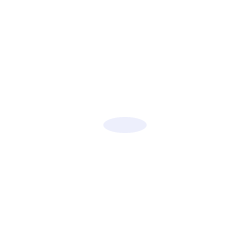
Frame 1 (no input)
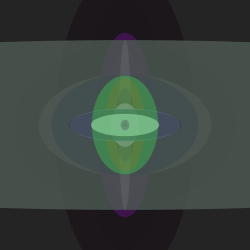
Frame 60 (the mouse pressed at the canvas centre just before this capture)
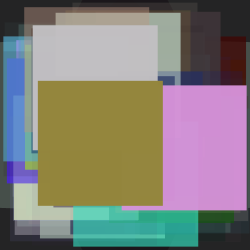
Frame 120 (the mouse held since frame 60 and released just before this capture)

The Processing sketch that drew these frames (run headless with seeded random() and noise(); from frame 60 on, the mouse is pressed at the canvas centre):

// Processing sketch: processing_103825
// ── processing_103825.pde

int counter;

void setup() {  //setup function called initially, only once
  size(250, 250);
  background(255);  //set background white
  colorMode(HSB);   //set colors to Hue, Saturation, Brightness mode
  counter = 100;
}

void draw() {  //draw function loops 
  counter++;
  noStroke();
  fill(random(255),random(255),random(255),random(255));
  
  if(mousePressed == true) { //add some interaction
    rect(random(mouseX), random(mouseY), mouseX, mouseY);
  }
  else {
    ellipse(width/2, height/2, random(100)*tan(counter), random(100)*tan(counter));
  }
}
